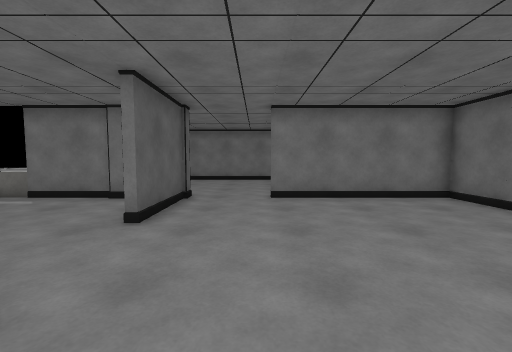
[1] (above)

16 first-person views from a walk through a scene from a Unity 3-D project. The camera is 1.3 m above the floor, tilts 4° down and sees 90° across. Doors are open. The floor is counted in squares, 1 m on a side. Each view is taken from the middle of a square. On the plan, view 1 faces up. The plan holds only what a view shows up to about 13 squares ahead; the rest is blank. Surface patterns are stand-ins for the level's own textures.

[2]
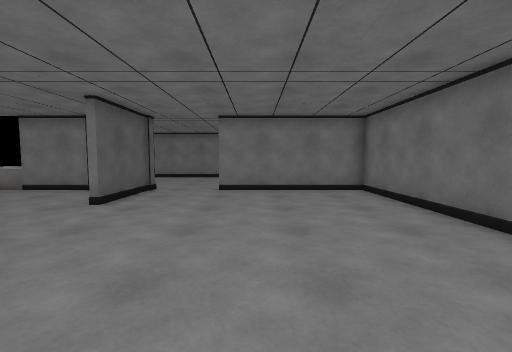

[3]
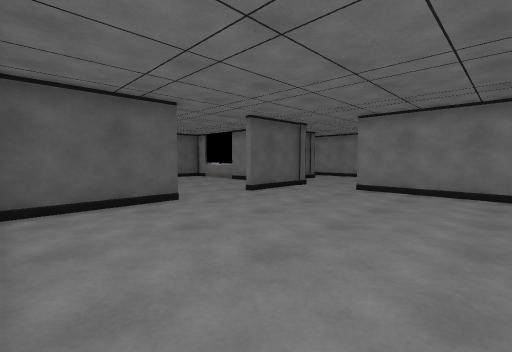

[4]
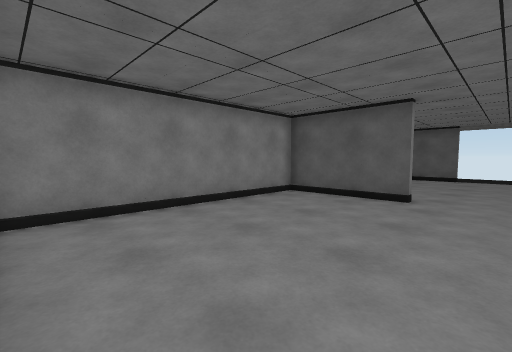

[5]
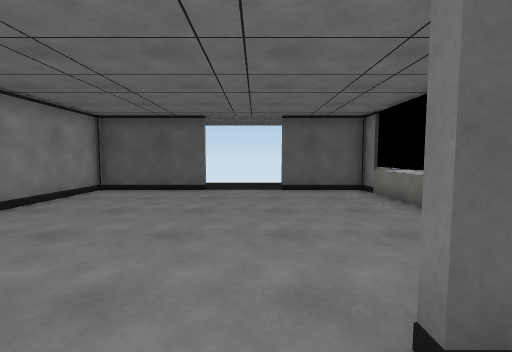

[6]
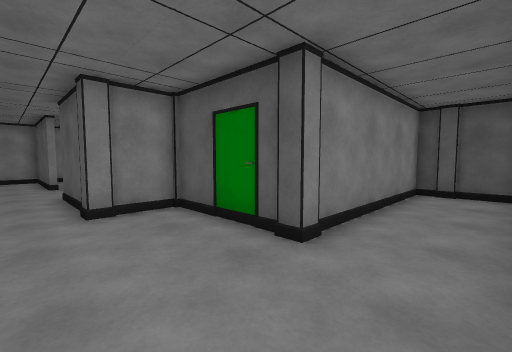

[7]
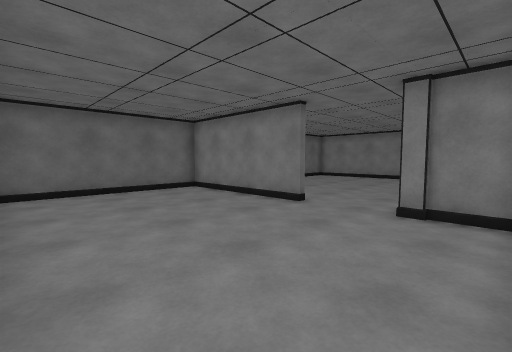

[8]
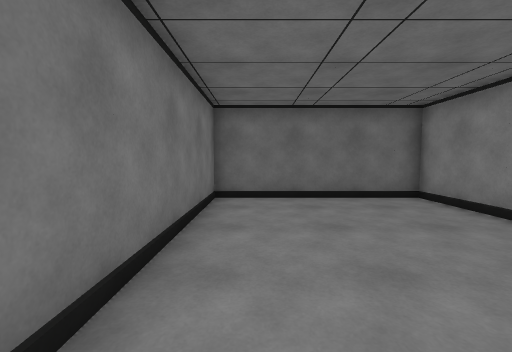

[9]
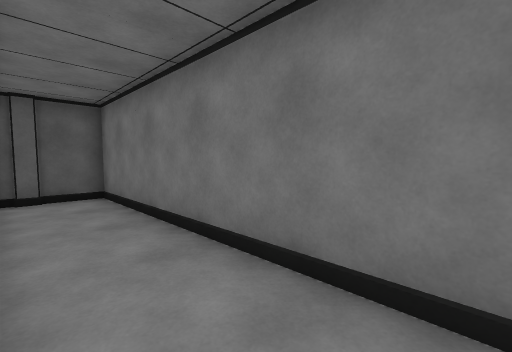

[10]
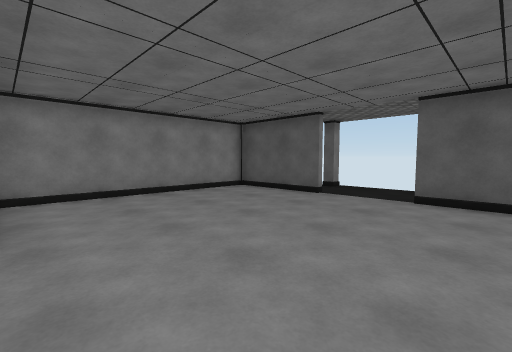

[11]
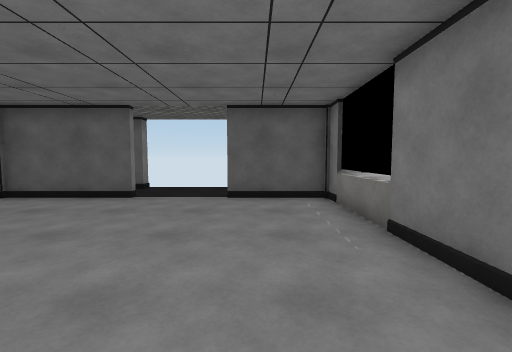

[12]
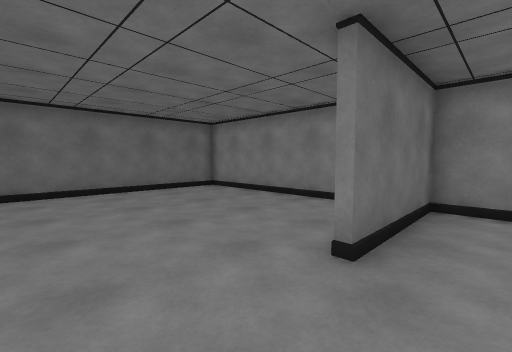

[13]
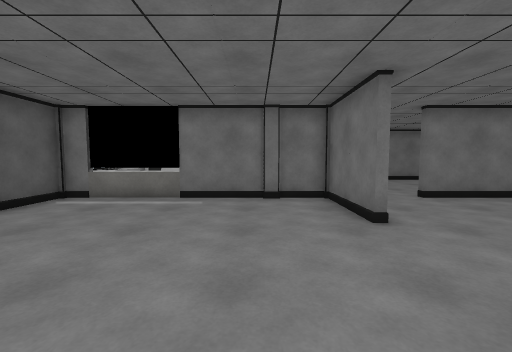

[14]
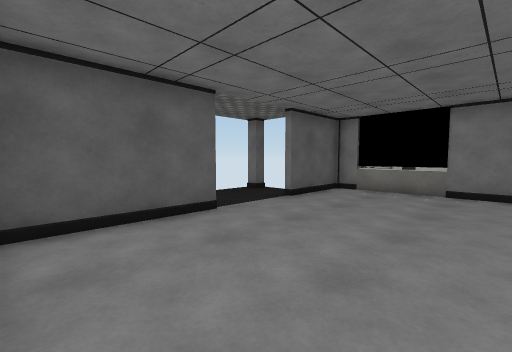

[15]
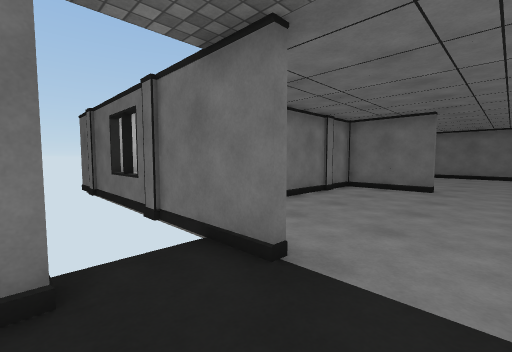

[16]
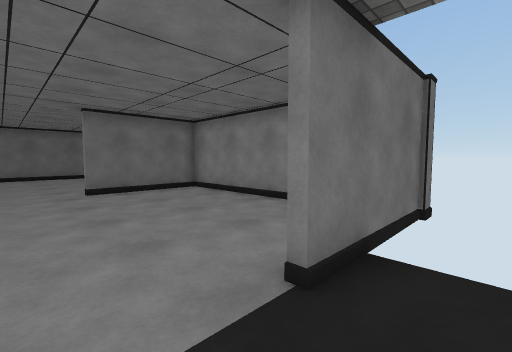

### Floor plan
Ten units are one square. View 1 is at (0, 0); x grows to the right and y downward. Boxes are objects, and circles mark ways between rooms. Rooms are numbered by the first view taken in them; rooms with no view inside come last. Other rooms are left out.
<svg viewBox="-150 -159 220 188">
<path fill="none" stroke="#000" d="M-24 -19 -24 24M-24 -76 -24 -51M-20 24 64 24 64 -80M65 -84 5 -84M-56 -84 -114 -84 -114 -51M-26 -51 -26 -75M-44 -116 -44 -95M4 -86 64 -86M-116 -76 -116 -125M-114 -19 -114 24 -20 24M64 -80 64 -154 -114 -154 -114 -126 -54 -126M-26 24 -26 -19M-116 -51 -116 -76M-116 24 -116 -19"/>
<rect x="-125" y="-95" width="10" height="10" fill="#bbb"><title>pillar</title></rect>
<rect x="-125" y="-145" width="10" height="20" fill="#bbb"><title>pillar</title></rect>
<rect x="-55" y="-95" width="20" height="20" fill="#bbb"><title>pillar</title></rect>
<rect x="-55" y="-135" width="20" height="20" fill="#bbb"><title>pillar</title></rect>
<rect x="-35" y="-95" width="20" height="20" fill="#bbb"><title>pillar</title></rect>
<rect x="-145" y="-15" width="10" height="10" fill="#bbb"><title>pillar</title></rect>
<rect x="-145" y="-65" width="10" height="10" fill="#bbb"><title>pillar</title></rect>
<circle cx="-25" cy="-35" r="3" fill="#2a7"/>
<circle cx="-5" cy="-85" r="3" fill="#2a7"/>
<circle cx="-115" cy="-35" r="3" fill="#2a7"/>
<text x="20" y="-30">1</text>
<text x="-40" y="-80">2</text>
<text x="-130" y="-30">3</text>
</svg>
Room 1 opens to room 2. Room 2 opens to room 3.

Where each view was taken, in squares from view 1:
view 1: 0 up, 0 right, facing up
view 2: 2 down, 2 right, facing up
view 3: 2 down, 5 right, facing up-left
view 4: 4 up, 6 right, facing down-left
view 5: 4 up, 1 left, facing left
view 6: 15 up, 1 left, facing down-left
view 7: 15 up, 4 left, facing down-right
view 8: 14 up, 2 left, facing right
view 9: 13 up, 2 left, facing up-left
view 10: 7 up, 3 left, facing down-left
view 11: 6 up, 3 left, facing left
view 12: 5 up, 4 left, facing down-right
view 13: 0 up, 5 left, facing up
view 14: 2 down, 6 left, facing up-left
view 15: 3 up, 14 left, facing up-right
view 16: 4 up, 13 left, facing down-right
